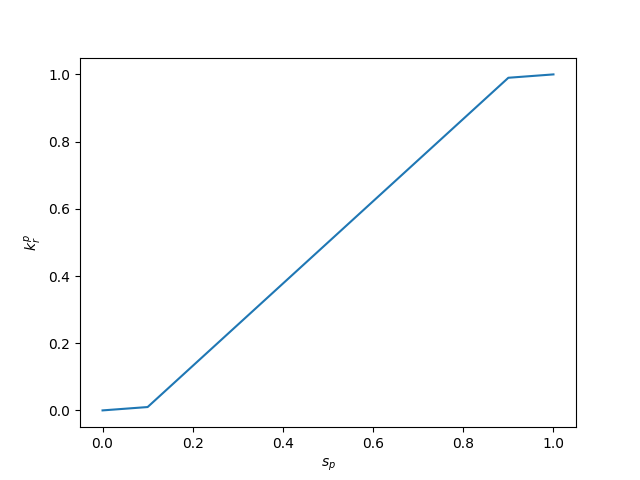

This figure's Python source:
# Figure for table relative permeability curves

import matplotlib.pyplot as plt

s = [0, 0.1, 0.9, 1]
kr = [0, 0.01, 0.99, 1]

plt.plot(s, kr)
plt.xlabel('$s_p$')
plt.ylabel('$k_r^p$')
plt.savefig('relative_permeability_table.svg')
plt.savefig('relative_permeability_table.pdf')
